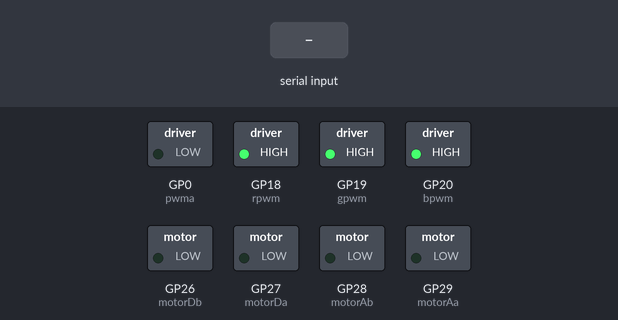
The program below on a simulated Raspberry Pi Pico running MicroPython. Parts: switched loads named in the program (green lamp = pin HIGH). The test bench sets the inputs (shaded band).

Above: at 1.2 s.
1.3 s: "avanzar\n" received over the second serial link
At 1.6 s:
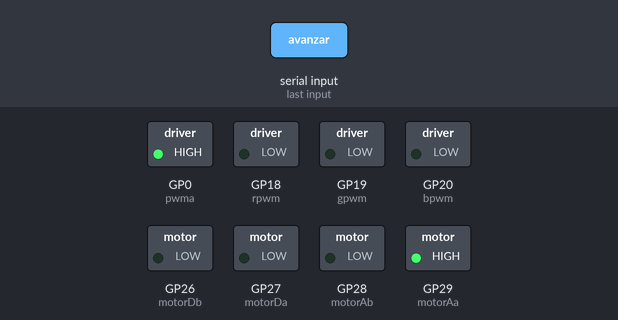
2.8 s: "detener\n" received over the second serial link
At 3.9 s:
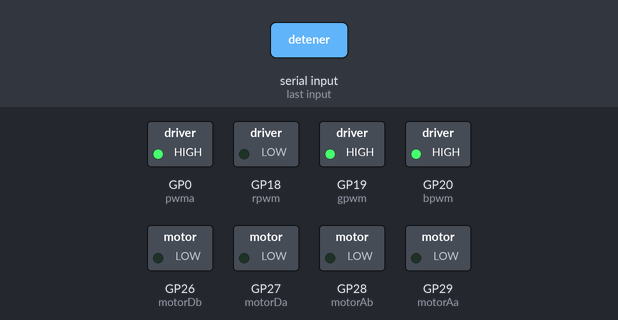
4.3 s: "retroceder\n" received over the second serial link
At 5.1 s:
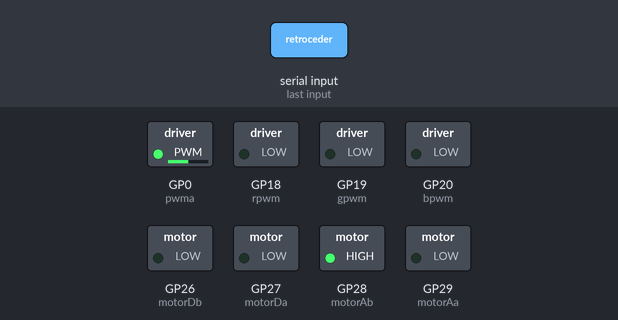
5.8 s: "derecha\n" received over the second serial link
At 7.0 s:
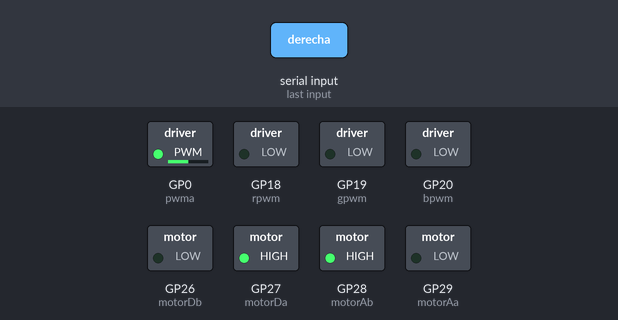
7.3 s: "izquierda\n" received over the second serial link
At 8.5 s:
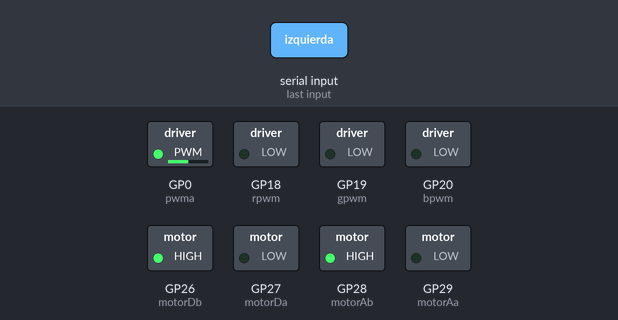
8.8 s: "avanzar\n" received over the second serial link
At 9.7 s:
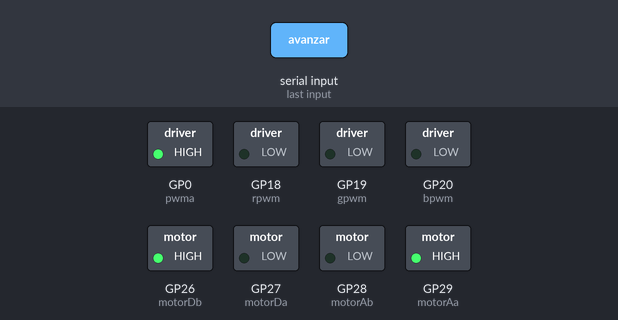
Timing chart, 0 to 11.3 s (numbered marks = the images above; inputs shaded):
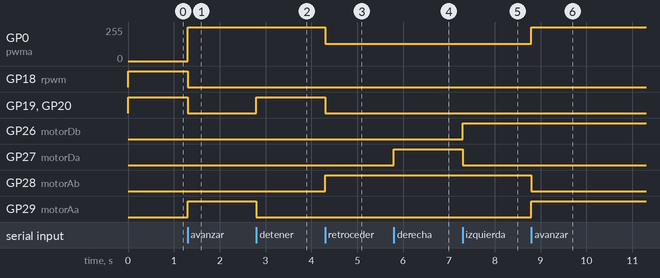

The program:

main.py
```python
import utime
from machine import Pin, PWM, UART

motorDa = Pin(27, Pin.OUT)
motorDb = Pin(26, Pin.OUT)

motorAa = Pin(29, Pin.OUT)
motorAb = Pin(28, Pin.OUT)

pwma = PWM(Pin(0))
pwma.freq(1000)

rpwm = PWM(Pin(18)) # RED
gpwm = PWM(Pin(19)) # GREEN
bpwm = PWM(Pin(20)) # BLUE
# Set the PWM frequency.
rpwm.freq(1000)
gpwm.freq(1000)
bpwm.freq(1000)
# Turn off
rduty = 65535
gduty = 65535
bduty = 65535
rpwm.duty_u16(rduty)
gpwm.duty_u16(gduty)
bpwm.duty_u16(bduty)

uart = UART(1, 9600)

velocidad = 1

def LED(r,g,b):
    rduty = int(65535 -(65535 * r/255))
    gduty = int(65535 -(65535 * g/255))
    bduty = int(65535 -(65535 * b/255))
    rpwm.duty_u16(rduty)
    gpwm.duty_u16(gduty)
    bpwm.duty_u16(bduty)

def derecha():
   motorDa.high()
   motorDb.low()

def izquierda():
   motorDa.low()
   motorDb.high()

def avanzar(speed=0):
   if speed == 0:
       speed = 0
   if speed == 1:
       speed = 100
   if speed == 2:
       speed = 180
   if speed == 3:
       speed = 200
   if speed == 4:
       speed = 255
   motorAa.high()
   motorAb.low()
   pwma.duty_u16(int(speed/100*65536))

def retroceder(speed=50):
   motorAa.low()
   motorAb.high()
   pwma.duty_u16(int(speed/100*65536))

def stop():
   motorDa.low()
   motorDb.low()

   motorAa.low()
   motorAb.low()

while True:
    if uart.any():
        command = uart.read()
        #if 'u' in command:
        #    velocidad = velocidad + 1
        #    if velocidad > 4:
        #        velocidad = 4
        #    avanzar(velocidad)
        #if 'd' in command:
        #    velocidad = velocidad - 1
        #    if velocidad < 0:
        #        velocidad = 0
        #    avanzar(velocidad)
        if 'avanzar' in command:
            uart.write('Avanzando \n')
            LED(255,255,255)
            avanzar(velocidad)
        if 'detener' in command:
            uart.write('Detenido \n')
            LED(255,0,0)
            stop()
        if 'retroceder' in command:
            uart.write('Retrocediendo \n')
            LED(255,255,255)
            retroceder()
        if 'derecha' in command:
            uart.write('Derecha \n')
            derecha()
        if 'izquierda' in command:
            uart.write('Izquierda \n')
            izquierda()
```

Measured:
- after the input at 1.3 s, GP0 (pwma): 0/255 → 255/255 at once; GP18 (rpwm), GP19 (gpwm), GP20 (bpwm): HIGH → LOW at once; GP29 (motorAa): LOW → HIGH at once
- after the input at 2.8 s, GP19 (gpwm), GP20 (bpwm): LOW → HIGH at once; GP29 (motorAa): HIGH → LOW at once
- after the input at 4.3 s, GP0 (pwma): 255/255 → 128/255 at once; GP19 (gpwm), GP20 (bpwm): HIGH → LOW at once; GP28 (motorAb): LOW → HIGH at once
- after the input at 5.8 s, GP27 (motorDa): LOW → HIGH at once
- after the input at 7.3 s, GP26 (motorDb): LOW → HIGH at once; GP27 (motorDa): HIGH → LOW at once
- after the input at 8.8 s, GP0 (pwma): 128/255 → 255/255 at once; GP28 (motorAb): HIGH → LOW at once; GP29 (motorAa): LOW → HIGH at once
